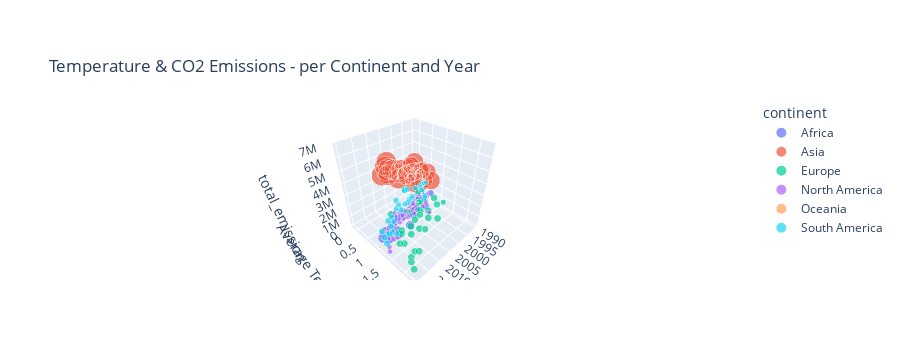

This figure's notebook cell:
### Code cell
fig = px.scatter_3d(df.groupby(["continent","Year"])\
                    .agg({"total_emission":"sum", 
                          "Average Temperature °C":"mean", 
                          "pop_tot":"sum"}).reset_index(),
                          z = "total_emission", 
                          y = "Average Temperature °C", 
                          x = "Year",
                          color="continent",
                          size = "pop_tot",
                           title = "<br> Temperature & CO2 Emissions - per Continent and Year")
fig.show()
